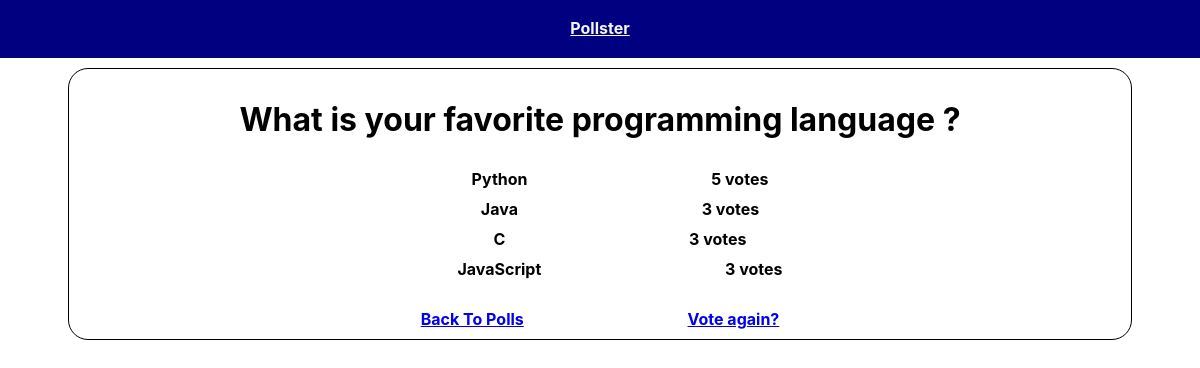
The app's page /polls/1/results/, older data.
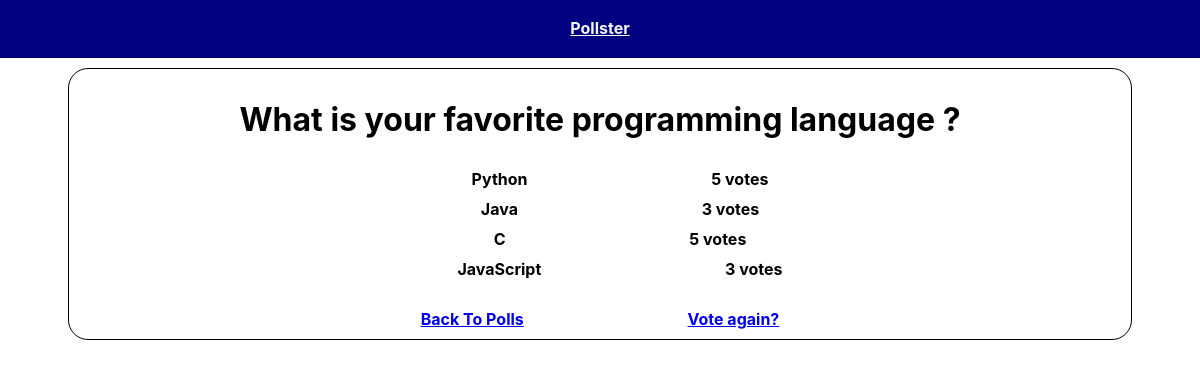
The same page, newer data.
### polls/models.py (models this page shows, shortened)
class Choice(models.Model):
    question = models.ForeignKey(Question, on_delete=models.CASCADE)
    choice_text = models.CharField(max_length=200)
    votes = models.IntegerField(default=0)

### polls/views.py (the view)
# urls.py: path('<int:question_id>/results/', views.results, name ='results'),
def results(request, question_id):
    question = get_object_or_404(Question, pk=question_id)
    return render(request, 'polls/results.html', {'question': question})

### templates/polls/results.html (shortened to what this page needs)
{% extends 'base.html' %}
{% block content %}
<h1>{{ question.question_text }}</h1>
<ul class ="list-group">
    {% for choice in question.choice_set.all %}
    <li class ="success">
        {{ choice.choice_text }} <span class="space">{{ choice.votes }}
            vote{{ choice.votes | pluralize }}</span>
    </li>
    {% endfor %}
</ul>
<a class ="btn-secondary" href ="{% url 'polls:index' %}">Back To Polls</a>
<a class ="btn-dark" href ="{% url 'polls:detail' question.id %}">Vote again?</a>
{% endblock %}

Row changes from the older to the newer data that the page shows:
changed Choice (number 3 of 4 on the later page): votes "3" → "5"
